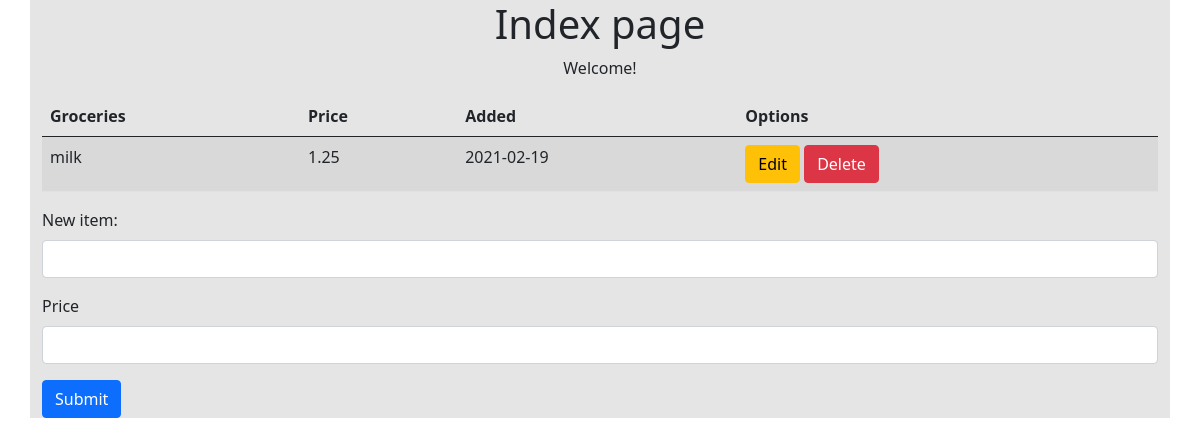
Before: / with the older database file.
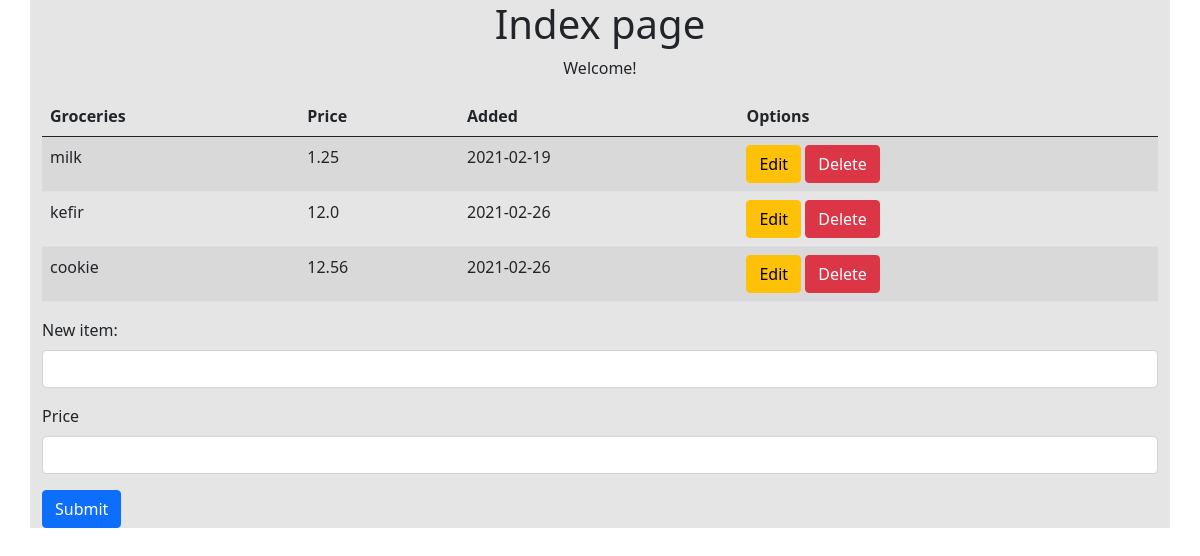
After: the same page with the newer database file.
### app.py (models this page shows, shortened)
class Grocery(db.Model):
    id = db.Column(db.Integer, primary_key=True)
    name = db.Column(db.String(80), nullable=False, unique=True)
    price = db.Column(db.Float, nullable=False, default=0.01)
    created_at = db.Column(db.DateTime, nullable=False, default=datetime.utcnow)

### app.py (the view)
@app.route('/', methods=['GET', 'POST'])
def index():
    if request.method == 'POST':  # если я получаю данные из формы
        name = request.form['name']
        price = request.form['price']
        new_stuff = Grocery(name=name, price=price)
        try:  # попробовать сделать это:
            db.session.add(new_stuff)  # добавляю в БД новый продукт
            db.session.commit()  # сохраняю изменения
            return redirect('/')  # перенаправляю пользователя на главную
        except:
            return 'There was a problem adding new item.'
    else:
        groceries = Grocery.query.order_by(Grocery.created_at).all()
        return render_template('index.html', title='Main Page', items=groceries)

### templates/index.html
{% extends 'base.html' %}
{% block content %}
    <h1 class="text-center">Index page</h1>
    <p class="text-center">Welcome!</p>
    <table class="table table-striped">
        <thead>
        <tr>
            <th>Groceries</th>
            <th>Price</th>
            <th>Added</th>
            <th>Options</th>
        </tr>
        </thead>
        <tbody>
        {% for item in items %}
            <tr>
                <td>{{ item.name }}</td>
                <td>{{ item.price }}</td>
                <td>{{ item.created_at.date() }}</td>
                <td><a href="" class="btn btn-warning">Edit</a>
                    <a href="" class="btn btn-danger">Delete</a></td>
            </tr>
        {% endfor %}
        </tbody>
    </table>
    <form action="/" method="POST">
        <div class="mb-3">
            <label for="item_name" class="form-label">New item:</label>
            <input type="text" class="form-control" id="item_name" name="name">
        </div>
        <div class="mb-3">
            <label for="item_price" class="form-label">Price</label>
            <input type="text" class="form-control" id="item_price" name="price">
        </div>
        <button type="submit" class="btn btn-primary">Submit</button>
    </form>
{% endblock %}

### templates/base.html (shortened to what this page needs)
<!doctype html>
<html lang="en">
<head>
    <link href="https://cdn.jsdelivr.net/npm/bootstrap@5.0.0-beta2/dist/css/bootstrap.min.css" rel="stylesheet"
>
    <link rel="stylesheet" href="{{ url_for('static', filename='style/style.css') }}">
</head>
<body>
<div class="container">
    {% block content %}{% endblock %}
</div>
</body>
</html>

### static/style/style.css (style rules this page uses)
body { background-image: url('https://background-tiles.com/overview/white/patterns/large/1020.png'); }
.container { background: #e5e5e5; }

Changed rows visible on the page:
added Grocery: name "kefir", price "12.0", created_at "2021-02-26"
added Grocery: name "cookie", price "12.56", created_at "2021-02-26"
